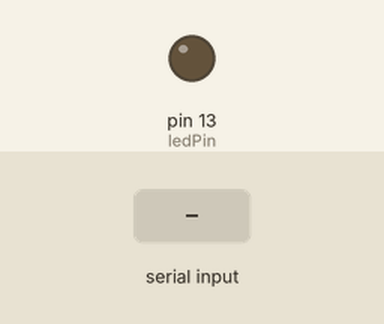
This sketch was run on a simulated Arduino Uno, built with avr-gcc and run on an emulated ATmega328P. Parts: output pins drawn as LEDs (lit = HIGH). The test bench sets the inputs (shaded band).

Above: at 1.2 s.
1.3 s: "1" received over Serial
At 1.7 s:
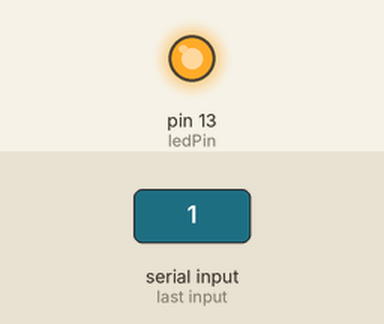
2.8 s: "0" received over Serial
At 4.0 s:
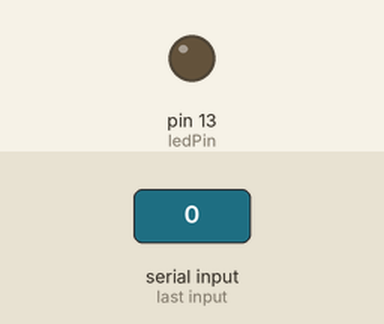
Timing chart, 0 to 5.8 s (numbered marks = the images above; inputs shaded):
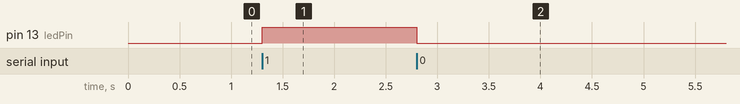

Measured:
- after the input at 1.3 s, pin 13 (ledPin): LOW → HIGH at once
- after the input at 2.8 s, pin 13 (ledPin): HIGH → LOW at once

The sketch:

Bluetooth_Control_LED__With_HC-05_.ino
```cpp
int ledPin = 13;
char command;

void setup() {
  pinMode(ledPin, OUTPUT);
  Serial.begin(9600);  // Start serial communication for Bluetooth
}

void loop() {
  if (Serial.available()) {  // Check if Bluetooth data is available
    command = Serial.read();  // Read the command
    if (command == '1') {
      digitalWrite(ledPin, HIGH);  // Turn LED on
    } else if (command == '0') {
      digitalWrite(ledPin, LOW);   // Turn LED off
    }
  }
}
```
